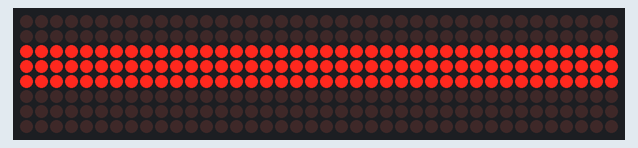
A sketch run on a simulated Arduino Uno, built with avr-gcc and run on an emulated ATmega328P. Parts: 40×8 LED matrix. What the sketch prints to the serial monitor is not drawn.

Above: at 0.1 s.

The sketch:

Pulsating_bar.ino
```cpp
//We always have to include the library
#include "LedControl.h"

/*
 Now we need a LedControl to work with.
 ***** These pin numbers will probably not work with your hardware *****
 pin 12 is connected to the DataIn
 pin 11 is connected to the CLK
 pin 10 is connected to LOAD
 ***** Please set the number of devices you have *****
 But the maximum default of 8 MAX72XX wil also work.
 */
LedControl lc=LedControl(12,11,10,5);
int num=0;
int rown=2;
int firsttime=1;
int intense = 0;
/* we always wait a bit between updates of the display */
unsigned long delaytime=500;

/*
 This time we have more than one device.
 But all of them have to be initialized
 individually.
 */
void setup() {
  //we have already set the number of devices when we created the LedControl
  int devices=lc.getDeviceCount();
  //we have to init all devices in a loop
  for(int address=0;address<devices;address++) {
    /*The MAX72XX is in power-saving mode on startup*/
    lc.shutdown(address,false);
    /* Set the brightness to a medium values */
    lc.setIntensity(address,3);
    /* and clear the display */
    lc.clearDisplay(address);
  }
  Serial.begin(9600);
}

void loop()
{
  if (firsttime=1)
  {
    while (num<=7)
    {
      while (rown<=4)
      {
        lc.setRow(num,rown,B11111111);
        rown++;
      }
      rown=2;
      num++;
    }
  }
  firsttime=0;
  while (num<=7)
  {
    lc.setIntensity(num,intense);
    num++;
  }
  intense++;
  num=0;
  delay(150);
  Serial.print(intense);
  if (intense==14)
  {
    while (intense>=1)
    {
      while (num<=7)
      {
        lc.setIntensity(num,intense);
        num++;
      }
      intense--;
      delay(150);
      num=0;
    }
  }
}
```
